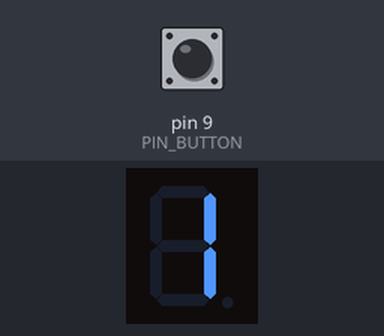
Recording of a sketch running on a simulated Arduino Uno, built with avr-gcc and run on an emulated ATmega328P. Parts: 1-digit seven-segment display. Wiring (inferred from the names in the program): 1-digit 7-segment display, segments lit when HIGH: segments pin 3, pin 2, pin 8, pin 7, pin 6, pin 5, pin 4. The inputs (shaded band) are chosen by the test bench; at power-on: pin 9 (PIN_BUTTON) HIGH. The segment pins are drawn as the display they are named for.

Above: at 1.2 s.
1.3 s: pin 9 (PIN_BUTTON) pulled LOW for 0.15 s
At 1.37 s:
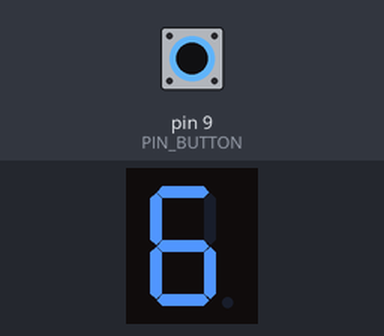
2.9 s: pin 9 (PIN_BUTTON) pulled LOW for 3.2 s
At 6.8 s:
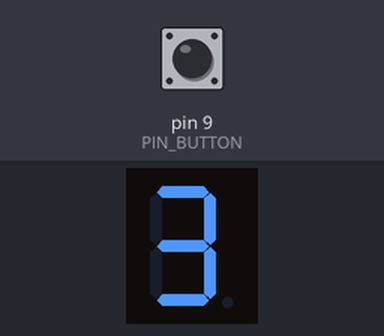
Timing chart, 0 to 8.3 s (numbered marks = the images above; inputs shaded):
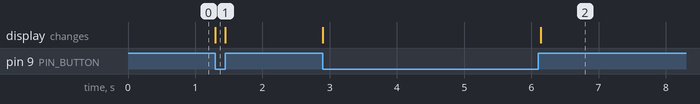

Measured:
- after the input at 1.3 s, the display: changes at once (image 1)
- after the input at 2.9 s, the display: first changes at once (image 2 shows a later state)

The sketch:

DiceSimple.ino
```cpp
#define PIN_SEGMENT_A 3
#define PIN_SEGMENT_B 2
#define PIN_SEGMENT_C 8
#define PIN_SEGMENT_D 7
#define PIN_SEGMENT_E 6
#define PIN_SEGMENT_F 5
#define PIN_SEGMENT_G 4

#define PIN_BUTTON 9

void show_1() {
  digitalWrite(PIN_SEGMENT_A, LOW);
  digitalWrite(PIN_SEGMENT_B, HIGH);
  digitalWrite(PIN_SEGMENT_C, HIGH);
  digitalWrite(PIN_SEGMENT_D, LOW);
  digitalWrite(PIN_SEGMENT_E, LOW);
  digitalWrite(PIN_SEGMENT_F, LOW);
  digitalWrite(PIN_SEGMENT_G, LOW);
}

void show_2() {
  digitalWrite(PIN_SEGMENT_A, HIGH);
  digitalWrite(PIN_SEGMENT_B, HIGH);
  digitalWrite(PIN_SEGMENT_C, LOW);
  digitalWrite(PIN_SEGMENT_D, HIGH);
  digitalWrite(PIN_SEGMENT_E, HIGH);
  digitalWrite(PIN_SEGMENT_F, LOW);
  digitalWrite(PIN_SEGMENT_G, HIGH);
}

void show_3() {
  digitalWrite(PIN_SEGMENT_A, HIGH);
  digitalWrite(PIN_SEGMENT_B, HIGH);
  digitalWrite(PIN_SEGMENT_C, HIGH);
  digitalWrite(PIN_SEGMENT_D, HIGH);
  digitalWrite(PIN_SEGMENT_E, LOW);
  digitalWrite(PIN_SEGMENT_F, LOW);
  digitalWrite(PIN_SEGMENT_G, HIGH);
}

void show_4() {
  digitalWrite(PIN_SEGMENT_A, LOW);
  digitalWrite(PIN_SEGMENT_B, HIGH);
  digitalWrite(PIN_SEGMENT_C, HIGH);
  digitalWrite(PIN_SEGMENT_D, LOW);
  digitalWrite(PIN_SEGMENT_E, LOW);
  digitalWrite(PIN_SEGMENT_F, HIGH);
  digitalWrite(PIN_SEGMENT_G, HIGH);
}

void show_5() {
  digitalWrite(PIN_SEGMENT_A, HIGH);
  digitalWrite(PIN_SEGMENT_B, LOW);
  digitalWrite(PIN_SEGMENT_C, HIGH);
  digitalWrite(PIN_SEGMENT_D, HIGH);
  digitalWrite(PIN_SEGMENT_E, LOW);
  digitalWrite(PIN_SEGMENT_F, HIGH);
  digitalWrite(PIN_SEGMENT_G, HIGH);
}

void show_6() {
  digitalWrite(PIN_SEGMENT_A, HIGH);
  digitalWrite(PIN_SEGMENT_B, LOW);
  digitalWrite(PIN_SEGMENT_C, HIGH);
  digitalWrite(PIN_SEGMENT_D, HIGH);
  digitalWrite(PIN_SEGMENT_E, HIGH);
  digitalWrite(PIN_SEGMENT_F, HIGH);
  digitalWrite(PIN_SEGMENT_G, HIGH);
}

void setup() {
  pinMode(PIN_SEGMENT_A, OUTPUT);
  pinMode(PIN_SEGMENT_B, OUTPUT);
  pinMode(PIN_SEGMENT_C, OUTPUT);
  pinMode(PIN_SEGMENT_D, OUTPUT);
  pinMode(PIN_SEGMENT_E, OUTPUT);
  pinMode(PIN_SEGMENT_F, OUTPUT);
  pinMode(PIN_SEGMENT_G, OUTPUT);
  pinMode(PIN_BUTTON, INPUT_PULLUP);
  show_1();
}

bool isButtonPressed() {
  return digitalRead(PIN_BUTTON) == LOW;
}

void loop() {
  if (!isButtonPressed()) {
    return;
  }
  show_1();
  if (!isButtonPressed()) {
    return;
  }
  show_2();
  if (!isButtonPressed()) {
    return;
  }
  show_3();
  if (!isButtonPressed()) {
    return;
  }
  show_4();
  if (!isButtonPressed()) {
    return;
  }
  show_5();
  if (!isButtonPressed()) {
    return;
  }
  show_6();
}
```
